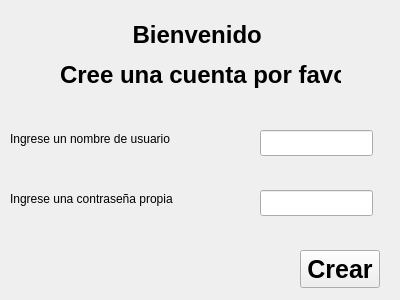
<?xml version="1.0" encoding="UTF-8"?>
<ui version="4.0">
 <class>CreateAccount_form</class>
 <widget class="QWidget" name="CreateAccount_form">
  <property name="geometry">
   <rect>
    <x>0</x>
    <y>0</y>
    <width>400</width>
    <height>300</height>
   </rect>
  </property>
  <property name="windowTitle">
   <string>Form</string>
  </property>
  <widget class="QLabel" name="label">
   <property name="geometry">
    <rect>
     <x>60</x>
     <y>0</y>
     <width>281</width>
     <height>111</height>
    </rect>
   </property>
   <property name="text">
    <string>&lt;html&gt;&lt;head/&gt;&lt;body&gt;&lt;p align=&quot;center&quot;&gt;&lt;span style=&quot; font-size:18pt; font-weight:700;&quot;&gt;Bienvenido &lt;/span&gt;&lt;/p&gt;&lt;p align=&quot;center&quot;&gt;&lt;span style=&quot; font-size:18pt; font-weight:700;&quot;&gt; Cree una cuenta por favor&lt;/span&gt;&lt;/p&gt;&lt;/body&gt;&lt;/html&gt;</string>
   </property>
  </widget>
  <widget class="QLabel" name="label_2">
   <property name="geometry">
    <rect>
     <x>10</x>
     <y>130</y>
     <width>198</width>
     <height>18</height>
    </rect>
   </property>
   <property name="text">
    <string>Ingrese un nombre de usuario</string>
   </property>
  </widget>
  <widget class="QLabel" name="label_3">
   <property name="geometry">
    <rect>
     <x>10</x>
     <y>190</y>
     <width>201</width>
     <height>18</height>
    </rect>
   </property>
   <property name="text">
    <string>Ingrese una contraseña propia</string>
   </property>
  </widget>
  <widget class="QPushButton" name="CrearCuenta">
   <property name="geometry">
    <rect>
     <x>300</x>
     <y>250</y>
     <width>80</width>
     <height>38</height>
    </rect>
   </property>
   <property name="font">
    <font>
     <family>Cantarell</family>
     <pointsize>19</pointsize>
     <italic>false</italic>
     <bold>true</bold>
    </font>
   </property>
   <property name="text">
    <string>Crear</string>
   </property>
  </widget>
  <widget class="QLineEdit" name="CreateUsuario">
   <property name="geometry">
    <rect>
     <x>260</x>
     <y>130</y>
     <width>113</width>
     <height>26</height>
    </rect>
   </property>
   <property name="sizePolicy">
    <sizepolicy hsizetype="Fixed" vsizetype="Fixed">
     <horstretch>0</horstretch>
     <verstretch>0</verstretch>
    </sizepolicy>
   </property>
  </widget>
  <widget class="QLineEdit" name="CreatePassword">
   <property name="geometry">
    <rect>
     <x>260</x>
     <y>190</y>
     <width>113</width>
     <height>26</height>
    </rect>
   </property>
   <property name="sizePolicy">
    <sizepolicy hsizetype="Fixed" vsizetype="Fixed">
     <horstretch>0</horstretch>
     <verstretch>0</verstretch>
    </sizepolicy>
   </property>
   <property name="echoMode">
    <enum>QLineEdit::PasswordEchoOnEdit</enum>
   </property>
  </widget>
 </widget>
 <resources/>
 <connections/>
</ui>
